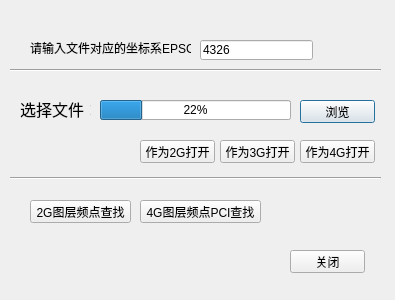
<?xml version="1.0" encoding="UTF-8"?>
<ui version="4.0">
 <class>PositionDirectionDialogBase</class>
 <widget class="QDialog" name="PositionDirectionDialogBase">
  <property name="geometry">
   <rect>
    <x>0</x>
    <y>0</y>
    <width>395</width>
    <height>300</height>
   </rect>
  </property>
  <property name="windowTitle">
   <string>怡创网优工具</string>
  </property>
  <widget class="QLabel" name="label">
   <property name="geometry">
    <rect>
     <x>20</x>
     <y>100</y>
     <width>71</width>
     <height>18</height>
    </rect>
   </property>
   <property name="font">
    <font>
     <pointsize>12</pointsize>
    </font>
   </property>
   <property name="text">
    <string>选择文件：</string>
   </property>
  </widget>
  <widget class="QLineEdit" name="lineEdit">
   <property name="geometry">
    <rect>
     <x>100</x>
     <y>100</y>
     <width>191</width>
     <height>20</height>
    </rect>
   </property>
  </widget>
  <widget class="QPushButton" name="PickFileButton">
   <property name="geometry">
    <rect>
     <x>300</x>
     <y>100</y>
     <width>75</width>
     <height>23</height>
    </rect>
   </property>
   <property name="text">
    <string>浏览</string>
   </property>
  </widget>
  <widget class="QPushButton" name="G4Button">
   <property name="geometry">
    <rect>
     <x>300</x>
     <y>140</y>
     <width>75</width>
     <height>23</height>
    </rect>
   </property>
   <property name="text">
    <string>作为4G打开</string>
   </property>
  </widget>
  <widget class="QPushButton" name="CancelButton">
   <property name="geometry">
    <rect>
     <x>290</x>
     <y>250</y>
     <width>75</width>
     <height>23</height>
    </rect>
   </property>
   <property name="text">
    <string>关闭</string>
   </property>
  </widget>
  <widget class="QProgressBar" name="progressBar">
   <property name="geometry">
    <rect>
     <x>100</x>
     <y>100</y>
     <width>191</width>
     <height>20</height>
    </rect>
   </property>
   <property name="value">
    <number>22</number>
   </property>
  </widget>
  <widget class="QPushButton" name="G3Button">
   <property name="geometry">
    <rect>
     <x>220</x>
     <y>140</y>
     <width>75</width>
     <height>23</height>
    </rect>
   </property>
   <property name="text">
    <string>作为3G打开</string>
   </property>
  </widget>
  <widget class="QPushButton" name="G2Button">
   <property name="geometry">
    <rect>
     <x>140</x>
     <y>140</y>
     <width>75</width>
     <height>23</height>
    </rect>
   </property>
   <property name="text">
    <string>作为2G打开</string>
   </property>
  </widget>
  <widget class="Line" name="line">
   <property name="geometry">
    <rect>
     <x>10</x>
     <y>170</y>
     <width>371</width>
     <height>16</height>
    </rect>
   </property>
   <property name="orientation">
    <enum>Qt::Horizontal</enum>
   </property>
  </widget>
  <widget class="QPushButton" name="GSMFreqSearchBtn">
   <property name="geometry">
    <rect>
     <x>30</x>
     <y>200</y>
     <width>101</width>
     <height>23</height>
    </rect>
   </property>
   <property name="text">
    <string>2G图层频点查找</string>
   </property>
  </widget>
  <widget class="QPushButton" name="LTEFreqPCISearchBtn">
   <property name="geometry">
    <rect>
     <x>140</x>
     <y>200</y>
     <width>121</width>
     <height>23</height>
    </rect>
   </property>
   <property name="text">
    <string>4G图层频点PCI查找</string>
   </property>
  </widget>
  <widget class="QLabel" name="label_2">
   <property name="geometry">
    <rect>
     <x>30</x>
     <y>40</y>
     <width>161</width>
     <height>16</height>
    </rect>
   </property>
   <property name="text">
    <string>请输入文件对应的坐标系EPSG：</string>
   </property>
  </widget>
  <widget class="Line" name="line_2">
   <property name="geometry">
    <rect>
     <x>10</x>
     <y>60</y>
     <width>371</width>
     <height>20</height>
    </rect>
   </property>
   <property name="orientation">
    <enum>Qt::Horizontal</enum>
   </property>
  </widget>
  <widget class="QLineEdit" name="inputCRS">
   <property name="geometry">
    <rect>
     <x>200</x>
     <y>40</y>
     <width>113</width>
     <height>20</height>
    </rect>
   </property>
   <property name="text">
    <string>4326</string>
   </property>
  </widget>
 </widget>
 <tabstops>
  <tabstop>lineEdit</tabstop>
  <tabstop>PickFileButton</tabstop>
  <tabstop>G2Button</tabstop>
  <tabstop>G3Button</tabstop>
  <tabstop>G4Button</tabstop>
  <tabstop>GSMFreqSearchBtn</tabstop>
  <tabstop>LTEFreqPCISearchBtn</tabstop>
  <tabstop>CancelButton</tabstop>
 </tabstops>
 <resources/>
 <connections/>
</ui>
